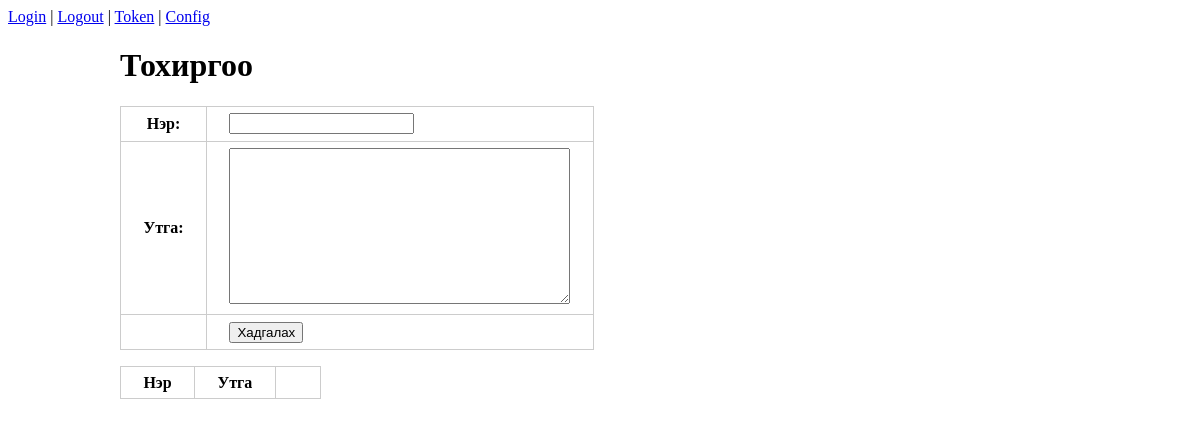
The app's page /config/ (signed in), older data.
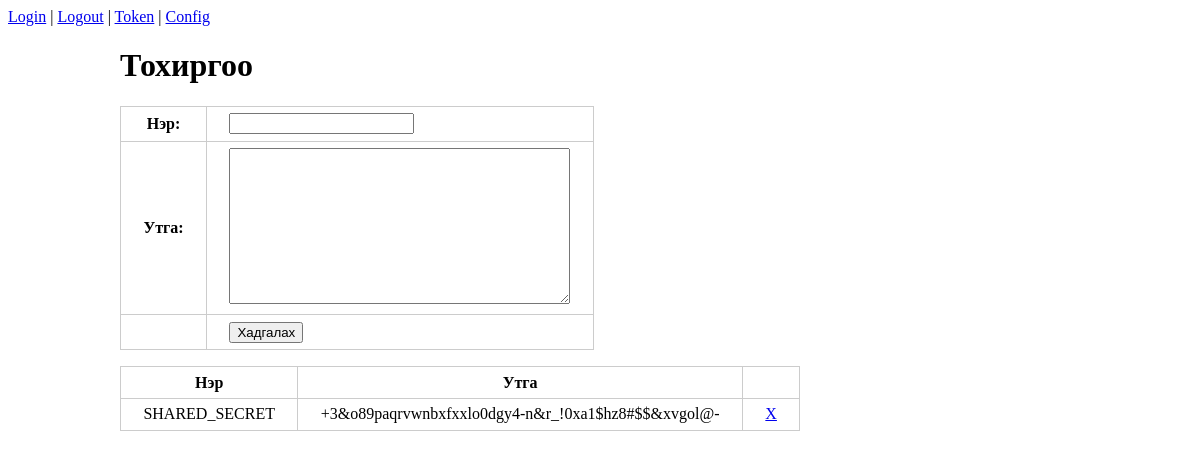
The same page, newer data.
### config/models.py (models this page shows)
class Config(models.Model):
    name = models.CharField(max_length=255)
    value = models.TextField(null=True, blank=True)
    created_at = models.DateTimeField(auto_now_add=True)
    updated_at = models.DateTimeField(auto_now=True)

### config/views.py (the view)
# urls.py: path('', config.views.index, name='index'),
@login_required
def index(request):
    configs = Config.objects.all()
    if request.method == 'POST':
        form = ConfigForm(request.POST)
        if form.is_valid():
            form.save()
            return redirect('config:index')
    else:
        form = ConfigForm()
    context = {
        'configs': configs,
        'form': form
    }
    return render(request, 'config/index.html', context)

### config/forms.py
class ConfigForm(forms.ModelForm):
    class Meta:
        model = Config
        fields = [
                'name',
                'value',
            ]
        labels = {
                'name': 'Нэр',
                'value': 'Утга',
            }
        widgets = {
                'value': forms.Textarea,
            }
        error_messages = {
                'name': default_error_messages,
                'value': default_error_messages,
            }

### config/templates/config/index.html (shortened to what this page needs)
{% extends "layout.html" %}
{% load static %}
{% block content %}
<h1>Тохиргоо</h1>
<form method="POST" action="" class="" novalidate>
    <table>
        <tbody>
            {{ form.as_table }}
        </tbody>
        <tfoot>
            <tr>
                <td> </td>
                <td>
                    <input type="submit" value="Хадгалах"/>
                </td>
            </tr>
        </tfoot>
    </table>
</form>
<table>
    <thead>
        <tr>
            <th>Нэр</th>
            <th>Утга</th>
            <th></th>
        </tr>
    </thead>
    <tbody>
        {% for config in configs %}
        <tr>
            <td>{{ config.name }}</td>
            <td>{{ config.value }}</td>
            <td>
                <a href="{% url "config:delete" config.pk %}">Х</a>
            </td>
        </tr>
        {% endfor %}
    </tbody>
</table>
{% endblock %}

### main/templates/layout.html (shortened to what this page needs)
<!doctype html>
{% load static %}
<html>
<head>
    <link rel="stylesheet" href="{% static "css/main.css" %}">
</head>
<body>
    <div>
        <a href="{% url "login" %}">Login</a>
        |
        <a href="{% url "logout" %}">Logout</a>
        |
        <a href="{% url "token" %}">Token</a>
        |
        <a href="{% url "config:index" %}">Config</a>
    </div>
    <div class="container">
        {% block content %}{% endblock %}
    </div>
</body>
<html>

### static/css/main.css (style rules this page uses)
.container { width: 60rem; margin: 0 auto; }
table { border-collapse: collapse; margin: 1rem 0; }
td, th { border: 1px solid #ccc; padding: .4rem 1.4rem; }

Row changes from the older to the newer data that the page shows:
added Config: name "SHARED_SECRET", value "+3&o89paqrvwnbxfxxlo0dgy4-n&r_!0xa1$hz8#$$&xvgol@-"
